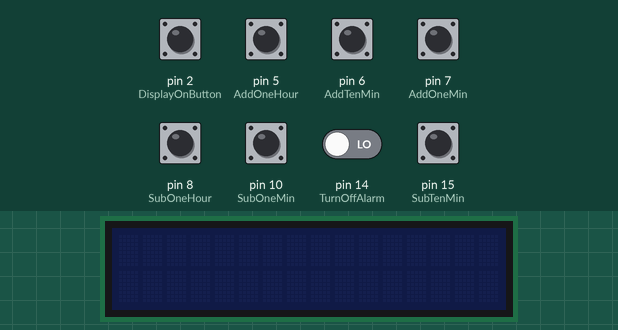
This sketch was run on a simulated Arduino Uno, built with avr-gcc and run on an emulated ATmega328P. On the bench: 16×2 character LCD. Inputs (shaded band) come from the test bench; at power-on: pin 2 (DisplayOnButton), pin 5 (AddOneHour), pin 6 (AddTenMin), pin 7 (AddOneMin), pin 8 (SubOneHour), pin 10 (SubOneMin), pin 15 (SubTenMin) HIGH, pin 14 (TurnOffAlarm) LOW. The local clock reads 2024-03-15 10:24:30 at power-on unless the sketch sets it; what the sketch prints to the serial monitor is not drawn.

Above: at 1.4 s.
1.5 s: pin 2 (DisplayOnButton) pulled LOW for 0.15 s
At 2.7 s:
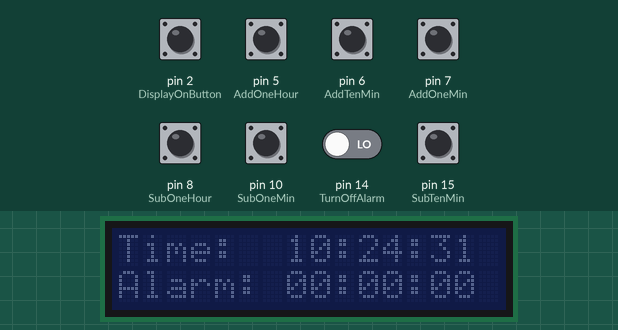
3.2 s: pin 2 (DisplayOnButton) pulled LOW for 1 s
At 3.8 s:
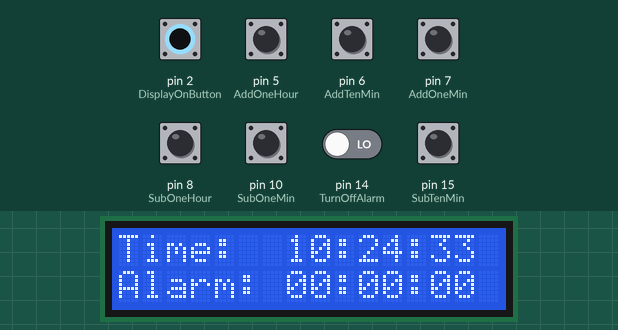
Timing chart, 0 to 6.2 s (numbered marks = the images above; inputs shaded):
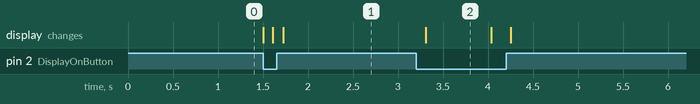

Measured:
- after the input at 3.2 s, the display: changes after 0.11 s (image 2)
- what the display in image 2 shows lasts 0.7 s, from 3.3 s to 4.0 s

The sketch:

AlarmClockFinalMain.ino
```cpp
// Just run the SetTime thing every time rather than have a time setting function

#include <LiquidCrystal_I2C.h>
#include <Servo.h>


#include <DS1307RTC.h>
#include <TimeLib.h>
#include <SD.h> // need to include the SD library
#define SD_ChipSelectPin 4 //connect pin 4 of arduino to cs pin of sd card
#include <TMRpcm.h> //Arduino library for asynchronous playback of PCM/WAV files
#include <SPI.h> //  need to include the SPI library
LiquidCrystal_I2C lcd(0x27,16,2);  // set the LCD address to 0x3F for a 16 chars and 2 line display

int servoPos = 0;

int AlarmHour = 0;
int AlarmMin = 0;

int AlarmOffset = 1; // minutes between alarm going off and the final pour

const int DisplayOnButton = 2;        // the number of the pushbutton pin
const int TurnOffAlarm = 14;
const int AddOneHour = 5;
const int AddTenMin = 6;
const int AddOneMin = 7;
const int SubOneHour = 8;
const int SubTenMin = 15;
const int SubOneMin = 10;
const int SpeakerControl = 9;
const int ServoControl = 3;

int DisplayOnButtonState = 0;         // variable for reading the pushbutton status
int TurnOffAlarmState = 0;         // variable for reading the pushbutton status
int AddHourState = 0;                 // variable for reading the pushbutton status
int AddTenMinState = 0;               // variable for reading the pushbutton status
int AddOneMinState = 0;                // variable for reading the pushbutton status
int SubHourState = 0;                 // variable for reading the pushbutton status
int SubTenMinState = 0;               // variable for reading the pushbutton status
int SubOneMinState = 0;               // variable for reading the pushbutton status

boolean lastAddHour[5] = {0,0,0,0,0};
boolean lastAddTenMin[5] = {0,0,0,0,0};
boolean lastAddOneMin[5] = {0,0,0,0,0};
boolean lastSubHour[5] = {0,0,0,0,0};
boolean lastSubTenMin[5] = {0,0,0,0,0};
boolean lastSubOneMin[5] = {0,0,0,0,0};

tmElements_t CurrentTime;

void setup() {
  // Set up Serial Monitor
  Serial.begin(9600);
  while (!Serial) ;
  delay(200);

  // ButtonStuff
  pinMode(DisplayOnButton, INPUT);
  pinMode(AddOneHour, INPUT);
  pinMode(AddTenMin, INPUT);
  pinMode(AddOneMin, INPUT);
  pinMode(SubOneHour, INPUT);
  pinMode(SubTenMin, INPUT);
  pinMode(SubOneMin, INPUT);
  //pinMode(SpeakerControl, OUTPUT);
  //digitalWrite(SpeakerControl, LOW);
}

void loop() {
  //digitalWrite(SpeakerControl, LOW);
  //digitalWrite(ServoControl, LOW);

  DisplayOnButtonState = digitalRead(DisplayOnButton);
  TurnOffAlarmState = digitalRead(TurnOffAlarm);
  RTC.read(CurrentTime);

  if (DisplayOnButtonState == LOW) {
      Serial.println("DisplayOn");
      lcd.init();
      lcd.clear();
      lcd.backlight();      // Make sure backlight is on

      while (DisplayOnButtonState == LOW) {
        DisplayOnButtonState = digitalRead(DisplayOnButton);
        AddHourState = digitalRead(AddOneHour);
        AddTenMinState = digitalRead(AddTenMin);
        AddOneMinState = digitalRead(AddOneMin);
        SubHourState = digitalRead(SubOneHour);
        SubTenMinState = digitalRead(SubTenMin);
        SubOneMinState = digitalRead(SubOneMin);
        // Display the Current Time
        RTC.read(CurrentTime);
        lcd.setCursor(0,0);
        lcd.print("Time:");

        lcd.setCursor(7,0);
        if (CurrentTime.Hour < 10) {
          lcd.print("0");
          lcd.setCursor(8,0);
        }
        lcd.print(CurrentTime.Hour);

        lcd.setCursor(9,0);
        lcd.print(":");
        lcd.setCursor(10,0);
        if (CurrentTime.Minute < 10) {
          lcd.print("0");
          lcd.setCursor(11,0);
        }
        lcd.print(CurrentTime.Minute);

        lcd.setCursor(12,0);
        lcd.print(":");
        lcd.setCursor(13,0);
        if (CurrentTime.Second < 10) {
          lcd.print("0");
          lcd.setCursor(14,0);
        }
        lcd.print(CurrentTime.Second);

        // Display Alarm Time
        lcd.setCursor(0,1);
        lcd.print("Alarm:");

        lcd.setCursor(7,1);
        if (AlarmHour < 10) {
          lcd.print("0");
          lcd.setCursor(8,1);
        }
        lcd.print(AlarmHour);

        lcd.setCursor(9,1);
        lcd.print(":");
        lcd.setCursor(10,1);
        if (AlarmMin < 10) {
          lcd.print("0");
          lcd.setCursor(11,1);
        }
        lcd.print(AlarmMin);

        lcd.setCursor(12,1);
        lcd.print(":");
        lcd.setCursor(13,1);
        lcd.print("00");


        if (AddHourState == LOW && lastAddHour[0] == 1 && lastAddHour[1] == 1 && lastAddHour[2] == 1 && lastAddHour[3] == 1 && lastAddHour[4] == 1) {
          AlarmHour = (AlarmHour + 1)%24;
        } else if (AddTenMinState == LOW && lastAddTenMin[0] == 1 && lastAddTenMin[1] == 1 && lastAddTenMin[2] == 1 && lastAddTenMin[3] == 1 && lastAddTenMin[4] == 1) {
          AlarmMin = (AlarmMin + 10)%60;
        } else if (AddOneMinState == LOW && lastAddOneMin[0] == 1 && lastAddOneMin[1] == 1 && lastAddOneMin[2] == 1 && lastAddOneMin[3] == 1 && lastAddOneMin[4] == 1) {
          AlarmMin = (AlarmMin + 1)%60;
        } else if (SubHourState == LOW && lastSubHour[0] == 1 && lastSubHour[1] == 1 && lastSubHour[2] == 1 && lastSubHour[3] == 1 && lastSubHour[4] == 1) {
          AlarmHour = (AlarmHour + 23)%24;
        } else if (SubTenMinState == LOW && lastSubTenMin[0] == 1 && lastSubTenMin[1] == 1 && lastSubTenMin[2] == 1 && lastSubTenMin[3] == 1 && lastSubTenMin[4] == 1) {
          AlarmMin = (AlarmMin + 50)%60;
        } else if (SubOneMinState == LOW && lastSubOneMin[0] == 1 && lastSubOneMin[1] == 1 && lastSubOneMin[2] == 1 && lastSubOneMin[3] == 1 && lastSubOneMin[4] == 1) {
          AlarmMin = (AlarmMin + 59)%60;
        }

        for (int i = 0; i < 4; ++i) {
          lastAddHour[i] = lastAddHour[i+1];
          lastAddTenMin[i] = lastAddTenMin[i+1];
          lastAddOneMin[i] = lastAddOneMin[i+1];
          lastSubHour[i] = lastSubHour[i+1];
          lastSubTenMin[i] = lastSubTenMin[i+1];
          lastSubOneMin[i] = lastSubOneMin[i+1];
        }
        lastAddHour[4] = AddHourState;
        lastAddTenMin[4] = AddTenMinState;
        lastAddOneMin[4] = AddOneMinState;
        lastSubHour[4] = SubHourState;
        lastSubTenMin[4] = SubTenMinState;
        lastSubOneMin[4] = SubOneMinState;
      }
      lcd.noBacklight();
  }


  // Beginning of Alarm procedure
  //Serial.print(CurrentTime.Hour*60 + CurrentTime.Minute);
  //Serial.print("      ");
  //Serial.println(AlarmHour*60 + AlarmMin - AlarmOffset);
  if ((CurrentTime.Hour*60 + CurrentTime.Minute) == (AlarmHour*60 + AlarmMin - AlarmOffset)) {
    //TMRpcm tmrpcm; // create an object for use in this sketch
    Servo myservo;  // create servo object to control a servo
    lcd.clear();
    lcd.backlight();      // Make sure backlight is on
    myservo.attach(3);
    myservo.write(180);              // tell servo to go to position in variable 'pos'
    //tmrpcm.speakerPin = SpeakerControl;
    //tmrpcm.setVolume(5);
    //tmrpcm.play("WakeUp.wav");
    while (TurnOffAlarmState == HIGH) {
        TurnOffAlarmState = digitalRead(TurnOffAlarm);
        RTC.read(CurrentTime);
        lcd.setCursor(0,0);
        lcd.print("Time Until Alarm");

        lcd.setCursor(5,1);
        if (((AlarmHour*60 + AlarmMin) - (CurrentTime.Hour*60 + CurrentTime.Minute+1)) < 10) {
          lcd.setCursor(6,1);
        }
        lcd.print((AlarmHour*60 + AlarmMin) - (CurrentTime.Hour*60 + CurrentTime.Minute+1));

        lcd.setCursor(7,1);
        lcd.print(":");
        lcd.setCursor(8,1);
        if (CurrentTime.Second > 50) {
          lcd.print("0");
          lcd.setCursor(9,1);
        }
        lcd.print(60 - CurrentTime.Second);
        if ((CurrentTime.Hour*60 + CurrentTime.Minute) == (AlarmHour*60 + AlarmMin)) {
          lcd.noBacklight();
            for (servoPos = 0; servoPos <= 180; servoPos += 1) { // goes from 0 degrees to 180 degrees
              // in steps of 1 degree
              myservo.write(servoPos);              // tell servo to go to position in variable 'pos'
              delay(15);                       // waits 15 ms for the servo to reach the position
            }
        }
    }
    lcd.clear();
    lcd.setCursor(2,0);
    lcd.print("Alarm is Off");
    myservo.write(180);              // tell servo to go to position in variable 'pos'
    delay(1000);
    //digitalWrite(SpeakerControl, LOW);
    //digitalWrite(ServoControl, LOW);
    while ((CurrentTime.Hour*60 + CurrentTime.Minute) < (AlarmHour*60 + AlarmMin+1)) {
      RTC.read(CurrentTime);
      delay(1000);
      //Serial.print(CurrentTime.Hour*60 + CurrentTime.Minute);
      //Serial.print("      ");
      //Serial.println(AlarmHour*60 + AlarmMin+1);
    }
    lcd.noBacklight();
  }


}
```
